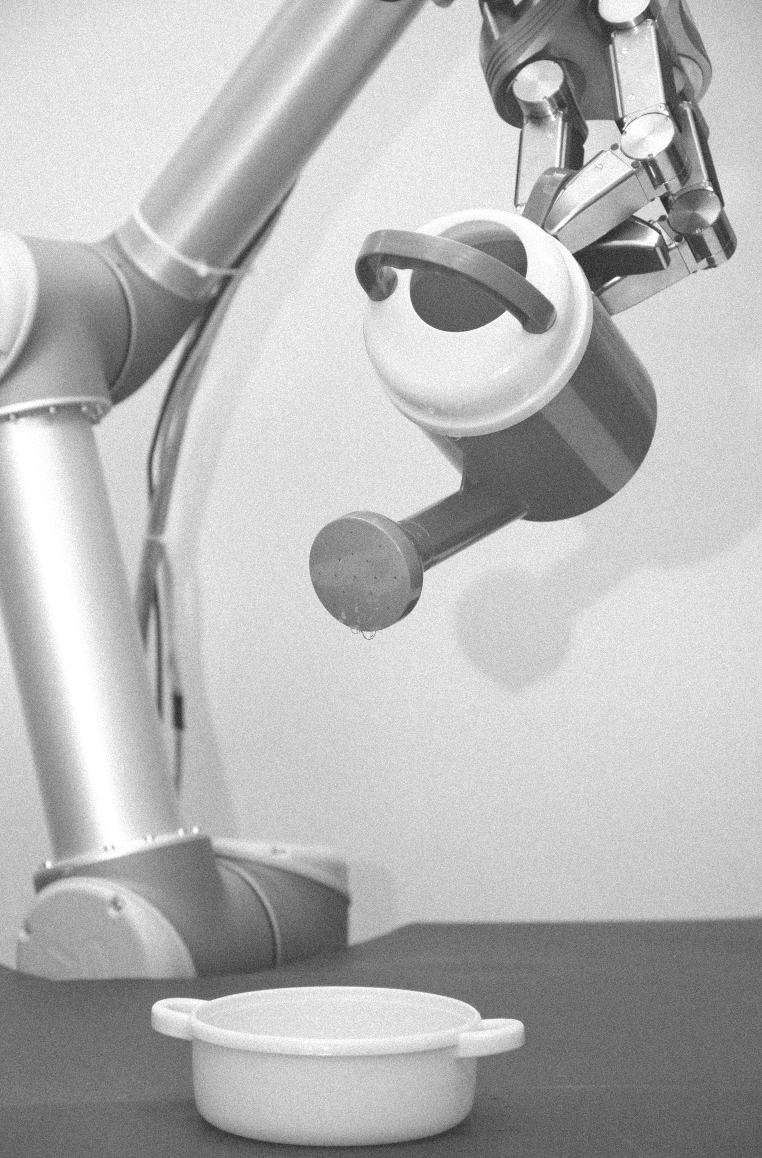
//> input picture Vision/Excercises/MiniProject1/imgs/Image3.png, 1524 x 2316 px (shown at 1/2 size)
$ ./main   (built with g++ and OpenCV 4)
//> lines starting //> are read from the running program, lines starting //| are printed output that depends on the picture; after the words box and inside, x2 and y2 are one past the last pixel; in counts of white or black regions, pixels touching at a corner belong together
#include <opencv2/core.hpp>
#include <opencv2/highgui.hpp>
#include <opencv2/imgproc.hpp>

#include <iostream>

using namespace cv;
using namespace std;

void dftshift(cv::Mat& mag);
Mat bhpf(float d0, int n, Size size); //from Kims solution to assignment 4.
cv::Mat histogram_image(const cv::Mat& hist); //from Kims solution to assignment 2

int main() {

    //region Image3

    // Load image3 as grayscale
    string filename = "../imgs/Image3.png";
    Mat img = cv::imread(filename, cv::IMREAD_GRAYSCALE);
//> img is the input picture: 2316 rows x 1524 cols, CV_8UC1; min 22, max 255, mean 181

    if (img.empty()) {
        std::cout << "Input image not found at '" << filename << "'\n";
        return 1;
    }

    //crop image to largest uniform surface
    Mat cropped (img, Rect(Point(830,1460), Point(1468, 1747)));
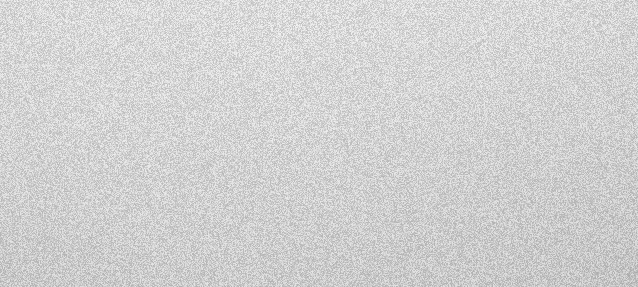
//> cropped: 287 rows x 638 cols, CV_8UC1; min 170, max 246, mean 209.6

    //histogram of cropped
    Mat hist;
    calcHist(std::vector<cv::Mat>{cropped},
                 {0}, // channels
                 noArray(), // mask
                 hist, // output histogram
                 {256}, // sizes (number of bins)
                 {0, 256} // ranges (bin lower/upper boundaries)
    );
//> hist = 256 values, max 3698 at index 204, min 0 at index 0, mean 715.3

    // Expand the image to an optimal size.
    cv::Mat padded;
    int opt_rows = cv::getOptimalDFTSize(cropped.rows);
//> opt_rows = 288
    int opt_cols = cv::getOptimalDFTSize(cropped.cols);
//> opt_cols = 640
    cv::copyMakeBorder(cropped, padded, 1, opt_rows - cropped.rows, 1, opt_cols - cropped.cols, BORDER_CONSTANT, Scalar::all(0));

    // Make place for both the real and complex values by merging planes into a
    // cv::Mat with 2 channels.
    cv::Mat planes[] = {cv::Mat_<float>(padded), cv::Mat_<float>::zeros(padded.size())};
//> planes[1]: 289 rows x 641 cols, CV_32FC1; every value is 0
    cv::Mat complex;
    merge(planes, 2, complex);

    // Compute DFT
    dft(complex, complex);

    split(complex, planes);

    cv::Mat mag, phase;
    cartToPolar(planes[0], planes[1], mag, phase);
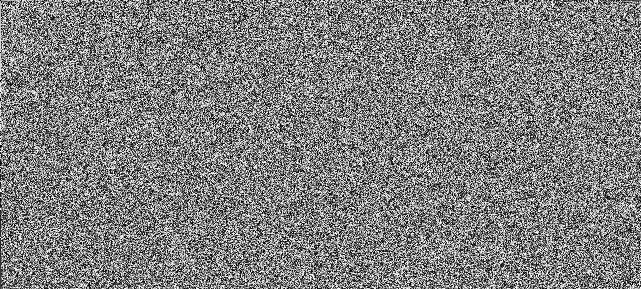
//> phase: 289 rows x 641 cols, CV_32FC1; min 0, max 6.28, mean 3.14; drawn with min black and max white

    //shift dft
    dftshift(mag);
    // Switch to logarithmic scale to be able to display on screen
    mag += cv::Scalar::all(1);
    cv::log(mag, mag);

    //normalize images
    cv::normalize(mag, mag, 0, 1, NORM_MINMAX);

    //Visualize input, cropped, histogram and spectrum
    //imshow("Input image", img);
    imshow("Cropped image", cropped);
    imshow("Historigram cropped", histogram_image(hist));
    imshow("Magnitude cropped", mag);

    //looks like uniform noise that isn't completely ideal. From magnitude it looks like we could enhance image
    //with


    //endregion

    //region Image4_1

    //endregion

    waitKey();
    return 0;
}

//Kims implementation of butterworth highpass filter.
Mat bhpf(float d0, int n, Size size)
{

}

// Draws the 1D histogram 'hist' and returns the image. From Kims solution
cv::Mat histogram_image(const cv::Mat& hist)
{
    int nbins = hist.rows;

    double max = 0;
    double min = 0;
    cv::minMaxLoc(hist, &min, &max);

    cv::Mat img = cv::Mat::zeros(nbins, nbins, CV_8U);

    for (int i = 0; i < nbins; i++) {
        double h = nbins * (hist.at<float>(i) / max); // Normalize
        cv::line(img, cv::Point(i, nbins), cv::Point(i, nbins - h), cv::Scalar::all(255));
    }

    return img;
}

// Rearranges the quadrants of a Fourier image so that the origin is at the
// center of the image.
void dftshift(cv::Mat& mag)
{
    int cx = mag.cols / 2;
//> cx = 320
    int cy = mag.rows / 2;
//> cy = 144

    cv::Mat tmp;
    cv::Mat q0(mag, cv::Rect(0, 0, cx, cy));
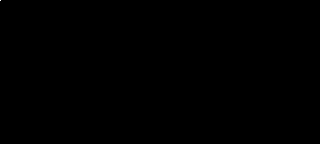
//> q0: 144 rows x 320 cols, CV_32FC1; min 19.67, max 38818100, mean 6531; drawn with min black and max white
    cv::Mat q1(mag, cv::Rect(cx, 0, cx, cy));
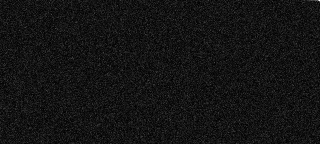
//> q1: 144 rows x 320 cols, CV_32FC1; min 47.69, max 70972.6, mean 5661.8; drawn with min black and max white
    cv::Mat q2(mag, cv::Rect(0, cy, cx, cy));
    cv::Mat q3(mag, cv::Rect(cx, cy, cx, cy));
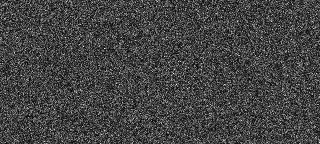
//> q3: 144 rows x 320 cols, CV_32FC1; min 19.67, max 21068.8, mean 5632.9; drawn with min black and max white

    q0.copyTo(tmp);
    q3.copyTo(q0);
    tmp.copyTo(q3);

    q1.copyTo(tmp);
    q2.copyTo(q1);
    tmp.copyTo(q2);
//> in main, `cv::normalize(mag, mag, 0, 1, NORM_MINMAX);`:
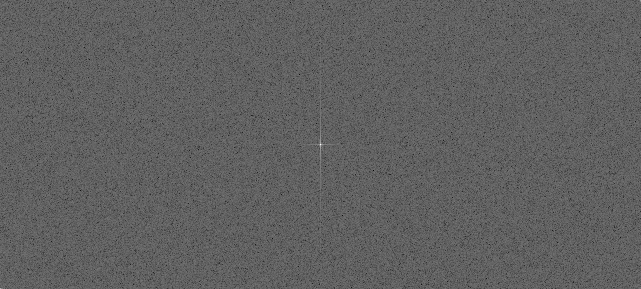
//> mag: 289 rows x 641 cols, CV_32FC1; min 0, max 1, mean 0.377
//> in histogram_image, `cv::minMaxLoc(hist, &min, &max);`: max = 3698
//> after the loop in histogram_image, `for (int i = 0; i < nbins; i++)`:
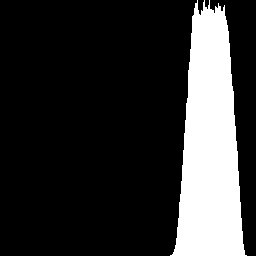
//> img: 256 rows x 256 cols, CV_8UC1; 19.4% white; 1 white region, box (x1, y1, x2, y2) and area: (170, 0, 247, 256) 12715
}
